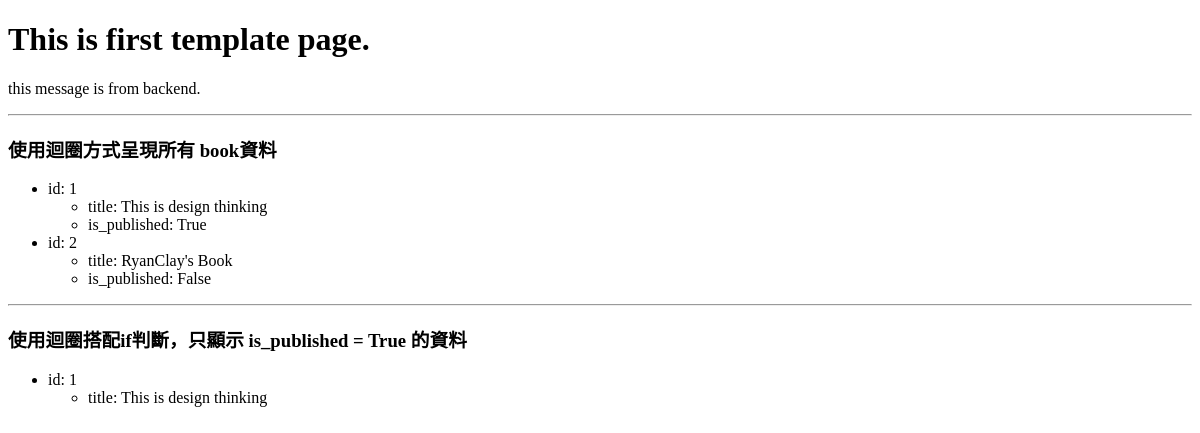
Page /demo/template1 on the earlier database version.
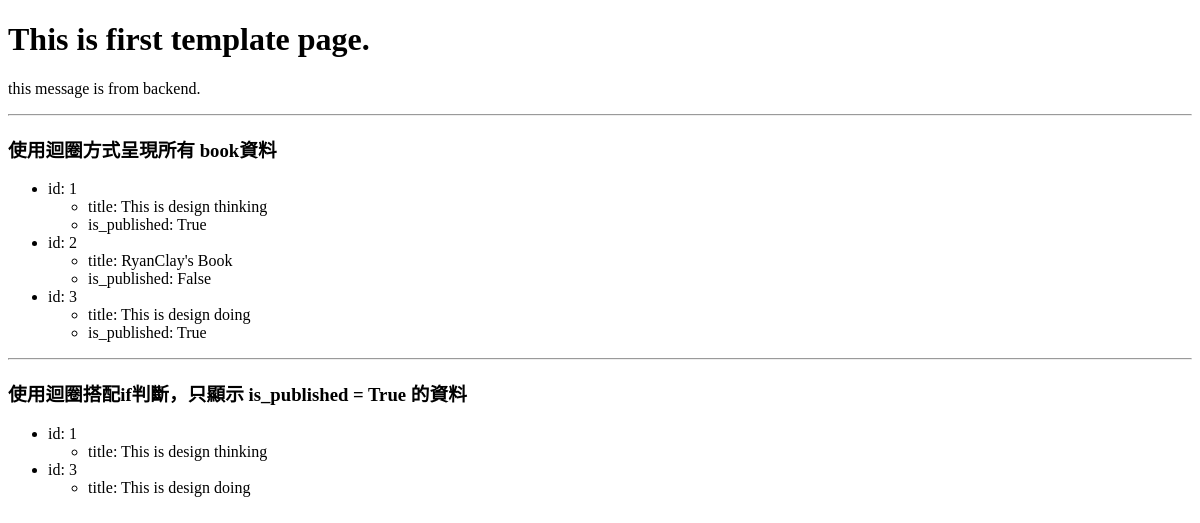
Same page on the later database version.
### demo/models.py (models this page shows, shortened)
class Book(models.Model):
    title = models.CharField(max_length = 36, blank = False, unique = True)
    description = models.TextField(max_length = 256, blank = True)
    price = models.DecimalField(max_digits = 3, decimal_places = 2, default = 0)
    published = models.DateField(blank = True, null = True, default = None)
    is_published = models.BooleanField(default = False)
    cover = models.ImageField(upload_to = "covers/", blank = True)

### demo/views.py (the view)
# urls.py: path('template1', views.template1)
def template1(request):
    books = Book.objects.all()
    return render(request, 'template1.html', {
        'message': "this message is from backend.",
        'books': books
    })

### templates/template1.html (shortened to what this page needs)
<!DOCTYPE html>
<html lang="en">
<head>
</head>
<body>
    <h1>This is first template page.</h1>
    <p>{{ message }}</p>
    <hr>
    <h3>使用迴圈方式呈現所有 book資料</h3>
    <ul>
        {% for book in books %}
            <li>
                <span>id: {{ book.id }}</span>
                <ul>
                    <li><span>title: {{ book.title }}</span></li>
                    <li><span>is_published: {{ book.is_published }}</span></li>
                </ul>
            </li>
        {% endfor %}
    </ul>
    <hr>
    <h3>使用迴圈搭配if判斷，只顯示 is_published = True 的資料</h3>
    <ul>
        {% for book in books %}
            {% if book.is_published %}
                <li>
                    <span>id: {{ book.id }}</span>
                    <ul>
                        <li>
                            <span>title: {{ book.title }}</span>
                        </li>
                    </ul>
                </li>
            {% endif %}
        {% endfor %}
    </ul>
</body>
</html>

Differences in the rows shown:
added Book: id "3", title "This is design doing", is_published "True"
